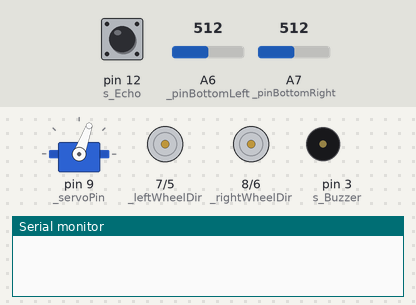
Bench run of a sketch on a simulated Arduino Nano, built with avr-gcc and run on an emulated ATmega328P. Parts: servo, direction and speed pins drawn as motors (green arrow = direction pin HIGH = forward, orange = LOW = backward, longer = more drive), buzzer (waves = sounding), the last lines printed to the serial monitor. The test bench sets the inputs (shaded band); at power-on: A6 (_pinBottomLeft) = 512, A7 (_pinBottomRight) = 512, pin 12 (s_Echo) LOW.

Above: at 1.2 s.
1.3 s: A6 (_pinBottomLeft) set to 490
At 7.2 s:
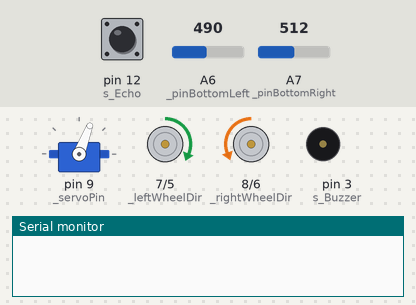
8.6 s: A7 (_pinBottomRight) set to 710
At 12.4 s:
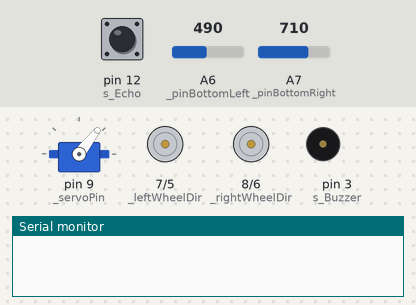
At 13.7 s:
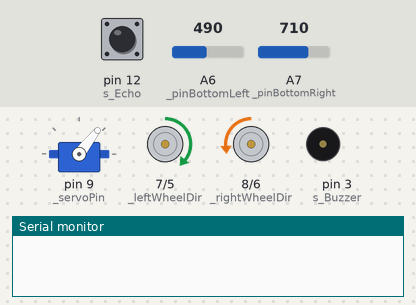
15.4 s: A6 (_pinBottomLeft) set to 900
At 18.8 s:
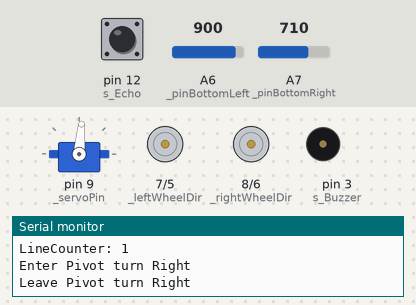
19.4 s: A7 (_pinBottomRight) set to 900
26.7 s: pin 12 (s_Echo) pulsed HIGH 5 times (0.12 s each, 0.3 s apart)
30.8 s: pin 12 (s_Echo) pulsed HIGH 2 times (0.12 s each, 0.3 s apart)
Timing chart, 0 to 40.9 s (numbered marks = the images above; inputs shaded):
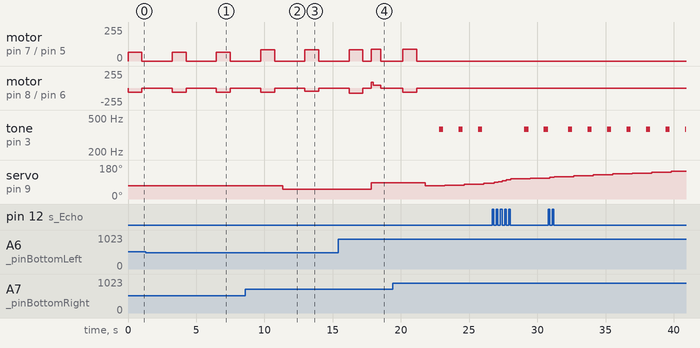

Measured:
- after the input at 1.3 s, servo on pin 9 (_servoPin): 70° → 69° after 3.6 s
- after the input at 8.6 s, servo on pin 9 (_servoPin): 69° → 52° after 2.7 s
- after the input at 15.4 s, servo on pin 9 (_servoPin): 52° → 85° after 2.4 s
- by itself, tone on pin 3 (s_Buzzer): alternates 370 Hz for 0.30 s and silent for 1.1 s

The sketch:

JellibiDemo.ino
```cpp
#include <Arduino.h>
#include "Drive.h"
#include "Define.h"
Drive _drive;

#include "ServoControl.h"
ServoControl _servoCon;

#include "SonalControl.h"
SonalControl _sonalCon;


#include <SimpleTimer.h>
SimpleTimer timer;


bool line = 0;
int cnt = 0;
bool InLine = 0;


void search(){
     _drive.Stop();
     _servoCon.ServoMove();
     InLine = 0;
}
void setup() {
  // put your setup code here, to run once:

  _drive.Init();
  _drive.InitSensor();
  _servoCon.Init();
  _sonalCon.Init();


  Serial.begin(9600);

}

void loop() {
  // put your main code here, to run repeatedly:

  _drive.Sensing();
  int angle = _drive.LineTrace();
  _servoCon.WRITE(angle);


  if(line && InLine){
    timer.run();
  }

 //시나리오
  int lineCnt = _drive.LineCounter();
  if(lineCnt == 1 && _drive.flag){  // 교차로 진입
    _drive.Stop();
    _drive.PivotTurnRight();
    _drive.flag = 0;
    line = 1;
    InLine = 1;
    timer.setTimeout(1100,search);

  }
  else if(lineCnt == 2 && _drive.flag){ // 빠져나옴
    _drive.Stop();
    _drive.PivotTurnRight();
    _drive.flag = 0;
    line = 0;
  }
   else if(lineCnt == 3 && _drive.flag){ // 교차로 지나감
    _drive.flag = 0;
    line = 0;
  }
   else if(lineCnt == 4 && _drive.flag){ // 교차로 진입
    _drive.Stop();
    _drive.PivotTurnRight();
    _drive.flag = 0;
    line = 1;
    InLine = 1;
    timer.setTimeout(1100,search);
  }
  else if(lineCnt == 5 && _drive.flag){ // 빠져나옴
    _drive.Stop();
    _drive.PivotTurnRight();
    _drive.flag = 0;
    line = 0;

  }
  else if(lineCnt == 6 && _drive.flag){ // 지나감, 초기화
    _drive.Stop();
    _drive.flag = 0;
    _drive.ResetLineCounter();
    line = 0;
  }

  if(_sonalCon.SonalRead() < 7){
   _drive.Stop();
   delay(600);
  }
}
```

Define.h
```cpp
#ifndef __DEFINE_H__
#define __DEFINE_H__
#include <Arduino.h>


#define SERVO_LEFT_ANGLE 20
#define SERVO_RIGHT_ANGLE 120
#define SERVO_MIDDLE_ANGLE 70

#define MAX_PWM 255
#define HIGH_PWM 120
#define LOW_PWM  60
#define MIN_PWM 0

#define NORMAL_DRIVE_SPEED 65

#define LINEDETECT_THRESHOLD_MIN 700
#define BLANKDETECT_THERSHOLD_MAX 500

#define TURN_INITIAL_WHEEL_SPEED 90
#define TURN_INSIDE_WHEEL_SPEED  40
#define TURN_OUTSIDE_WHEEL_SPEED 90

#define STEP_FORWARD_DURATION       250
#define STEP_BACKWARD_DURATION      500


static const uint8_t s_RightWheelPWM = 6;
static const uint8_t s_LeftWheelPWM = 5;
static const uint8_t s_RightWheelDir = 8;
static const uint8_t s_LeftWheelDir = 7;
static const uint8_t s_SensorBottomRight = A7;
static const uint8_t s_SensorBottomLeft = A6;
static const uint8_t s_Servo = 9;
static const uint8_t s_Trig  = 13;
static const uint8_t s_Echo  = 12;
static const uint8_t s_Buzzer = 3;


#endif//__DEFINE_H__
```

Drive.cpp
```cpp
#include "Drive.h"
#include <Arduino.h>
#include "Tone_note.h"
#include "Define.h"


void Drive::Init()
{
    pinMode(_rightWheelDir, OUTPUT);
    pinMode(_leftWheelDir, OUTPUT);
    pinMode(_rightWheelPwm, OUTPUT);
    pinMode(_leftWheelPwm, OUTPUT);
    pinMode(_pinBottomRight, INPUT);
    pinMode(_pinBottomLeft, INPUT);

}
void Drive::InitSensor()
{
    Stop();
    //_initLeftValue = GetLeft();
    //_initRightValue = GetRight();
    _centerValue = GetRight() - GetLeft();
}

void Drive::Sensing()
{
    _rightValue = GetRight();
    _leftValue = GetLeft();
}


void Drive::Forward()
{

    delay(10);
    digitalWrite(_leftWheelDir, 1);
    digitalWrite(_rightWheelDir, 0);
    delay(10);
    analogWrite(_leftWheelPwm, Speed);
    analogWrite(_rightWheelPwm, Speed);
}

void Drive::Backward()
{
    Serial.println(__FUNCTION__);

    delay(10);
    digitalWrite(_leftWheelDir, 0);
    digitalWrite(_rightWheelDir, 1);
    delay(10);
    analogWrite(_leftWheelPwm, Speed);
    analogWrite(_rightWheelPwm, Speed);
}
void Drive::Stop()
{
    analogWrite(_leftWheelPwm, 0);
    analogWrite(_rightWheelPwm, 0);
}

void Drive::PivotTurnLeft()
{
    if (Serial) Serial.println("Enter Pivot turn Left");
    analogWrite( _leftWheelPwm, 0);
    analogWrite( _rightWheelPwm, 0);
    delay(10);
    digitalWrite(_leftWheelDir, 0);
    digitalWrite(_rightWheelDir, 0);
    delay(10);
    analogWrite( _leftWheelPwm, _turnHighSpeed);
    analogWrite( _rightWheelPwm, _turnHighSpeed);
    delay(120);
    analogWrite( _leftWheelPwm, _turnLowSpeed);
    analogWrite( _rightWheelPwm, _turnSpeed);
    delay(400);
    analogWrite( _leftWheelPwm, 0);
    analogWrite( _rightWheelPwm, 0);

    if (Serial) Serial.println("Leave Pivot turn Left");
}

// Half Pivot Turn for JellibiAGV
void Drive::PivotTurnRight()
{
    if (Serial) Serial.println("Enter Pivot turn Right");
    analogWrite( _leftWheelPwm, 0);
    analogWrite( _rightWheelPwm, 0);
    delay(10);
    digitalWrite(_leftWheelDir, 1);
    digitalWrite(_rightWheelDir, 1);
    delay(10);
    analogWrite( _rightWheelPwm, _turnHighSpeed);
    analogWrite( _leftWheelPwm, _turnHighSpeed);
    delay(120);
    analogWrite( _rightWheelPwm, _turnLowSpeed);
    analogWrite( _leftWheelPwm, _turnSpeed);
    delay(570);
    analogWrite( _leftWheelPwm, 0);
    analogWrite( _rightWheelPwm, 0);
    if (Serial) Serial.println("Leave Pivot turn Right");
}


void Drive::AlarmBeep()
{
    tone(s_Buzzer, NOTE_FS4,300);
    delay(300);
}
int Drive::LineTrace()
{
    int16_t turnSpeed = ((_rightValue-_leftValue) - _centerValue)/12;
    int16_t leftSpeed = Speed + turnSpeed;
    int16_t rightSpeed = Speed - turnSpeed;

    digitalWrite( _leftWheelDir, (leftSpeed > 0)?1:0);
    digitalWrite( _rightWheelDir, (rightSpeed > 0)?0:1);
    analogWrite( _leftWheelPwm, round(abs(leftSpeed)));
    analogWrite( _rightWheelPwm, round(abs(rightSpeed)));

    int servoAngle = SERVO_MIDDLE_ANGLE - turnSpeed;
    if(servoAngle>120) servoAngle = SERVO_RIGHT_ANGLE;
    else if(servoAngle<20) servoAngle = SERVO_LEFT_ANGLE;

    if(_sonalCon.SonalRead() < 7){
      Stop();
      delay(600);
    }
    return servoAngle;

}
uint16_t Drive::LineCounter() //사용안함
{

    static uint8_t bSignalHigh = 0;
    if (_rightValue > LINEDETECT_THRESHOLD_MIN && _leftValue > LINEDETECT_THRESHOLD_MIN) {
        if (bSignalHigh==0) {
            _nLineCounter++;
            flag = 1;
            Serial.println(String("LineCounter: ") + String(_nLineCounter));
            bSignalHigh = 1;
        }
    } else if (_rightValue < BLANKDETECT_THERSHOLD_MAX && _leftValue < BLANKDETECT_THERSHOLD_MAX) {
        if (bSignalHigh) {
            bSignalHigh = 0;
        }
    }
    return _nLineCounter;
}

void Drive::ResetLineCounter()
{
    _nLineCounter = 0;
}


int16_t Drive::GetLeft()
{
    return analogRead(_pinBottomLeft);
}

int16_t Drive::GetRight()
{
    return analogRead(_pinBottomRight);
}
```

Drive.h
```cpp
#ifndef __DRIVE_H__
#define __DRIVE_H__
#include <Arduino.h>

#include "Define.h"
#include "SonalControl.h"


class Drive
{
private:
    uint8_t _rightWheelPwm;
    uint8_t _rightWheelDir;
    uint8_t _leftWheelPwm;
    uint8_t _leftWheelDir;
    uint8_t _pinBottomRight;
    uint8_t _pinBottomLeft;

    int16_t  _rightValue;
    int16_t  _leftValue;
    int16_t  _centerValue;


    uint16_t _nLineCounter;

    const int _turnLowSpeed = TURN_INSIDE_WHEEL_SPEED;
    const int _turnSpeed = TURN_OUTSIDE_WHEEL_SPEED;
    const int _turnHighSpeed = TURN_INITIAL_WHEEL_SPEED;

public:

   Drive(){
     _rightWheelPwm = s_RightWheelPWM;
     _rightWheelDir = s_RightWheelDir;
     _leftWheelPwm = s_LeftWheelPWM;
     _leftWheelDir = s_LeftWheelDir;
     _pinBottomRight = s_SensorBottomRight;
     _pinBottomLeft = s_SensorBottomLeft;
     _nLineCounter = 0;
   }


   int Speed = NORMAL_DRIVE_SPEED;
   bool flag = 0;
   SonalControl _sonalCon;

   void Init();
   void InitSensor();
   void Sensing();

   void Forward();
   void Backward();
   void Stop();

   void PivotTurnLeft();
   void PivotTurnRight();

   int LineTrace();
   uint16_t LineCounter();
   void ResetLineCounter();
   void AlarmBeep();

   int16_t GetLeft();
   int16_t GetRight();

};

#endif//__DRIVE_H__
```

ServoControl.cpp
```cpp
#include "ServoControl.h"
#include <Arduino.h>
#include "Tone_note.h"

void ServoControl::Init(){
   _servo.attach(_servoPin);
   _servo.write(SERVO_MIDDLE_ANGLE);
}
void ServoControl::AlarmBeep()
{
    tone(s_Buzzer, NOTE_FS4,300);
    delay(300);
}
bool ServoControl::ServoMove(){
   bool InReturn = 0;
   _drive.Speed = 50;
   for ( int i =0; i < MOVE_STEP; i++) {
        int angle = map(i, 0, MOVE_STEP, SERVO_MIDDLE_ANGLE, 160);
        _servo.write(angle);
        if(_sonalCon.SonalRead() < 20){
         AlarmBeep();
         delay(100);
         InReturn = 1;
        }
        delay(10);
   }

   for ( int i =0; i < MOVE_STEP; i++) {
        int angle = map(i, 0, MOVE_STEP, 160, SERVO_MIDDLE_ANGLE);
        _servo.write(angle);
        if(_sonalCon.SonalRead() < 20){
         AlarmBeep();
         delay(100);
         InReturn = 1;
        }
        delay(10);
   }

  _drive.Speed = 65;
  return InReturn;
}

void ServoControl::WRITE(int n){
  _servo.write(n);
}
```

ServoControl.h
```cpp
#ifndef __SERVOCONTROL_H__
#define __SERVOCONTROL_H__
#include <Arduino.h>
#include <Servo.h>
#include "Define.h"
#include "SonalControl.h"
#include "Drive.h"


class ServoControl
{
private:
    const int MOVE_STEP = 20;
    uint8_t _servoPin;
public:
    ServoControl(){
      _servoPin = s_Servo;
    }
    Servo _servo;
    void Init();
    bool ServoMove();
    void AlarmBeep();
    void WRITE(int n);
    SonalControl _sonalCon;
    Drive _drive;

};

#endif//__SERVOCONTROL_H__
```

SonalControl.cpp
```cpp
#include "SonalControl.h"


void SonalControl::Init(){
  pinMode(_trigPin,OUTPUT);
  pinMode(_echoPin,INPUT);
}

float SonalControl::SonalRead(){

  float duration, distance;

  // 초음파를 보낸다. 다 보내면 echo가 HIGH 상태로 대기하게 된다.
  digitalWrite(_trigPin, HIGH);
  delay(10);
  digitalWrite(_trigPin, LOW);

  // echoPin 이 HIGH를 유지한 시간을 저장 한다.
  duration = pulseIn(_echoPin, HIGH);
  // HIGH 였을 때 시간(초음파가 보냈다가 다시 들어온 시간)을 가지고 거리를 계산 한다.
  distance = ((float)(340 * duration) / 10000) / 2;

  //Serial.print(distance);
  //Serial.println("cm");
  // 수정한 값을 출력
  delay(10);
  return distance;

}
```

SonalControl.h
```cpp
#ifndef __SONALCONTROL_H__
#define __SONALCONTROL_H__
#include <Arduino.h>

#include "Define.h"

class SonalControl
{
private:
    uint8_t _trigPin;
    uint8_t _echoPin;
public:
    SonalControl(){
      _trigPin = s_Trig;
      _echoPin = s_Echo;
    }
    void Init();
    float SonalRead();

};

#endif//__SERVOCONTROL_H__
```

Tone_note.h
```cpp
#ifndef __TONE_NOTE_H__
#define __TONE_NOTE_H__

/** COPY FROM
 *  https://www.arduino.cc/en/Tutorial/ToneMelody?from=Tutorial.Tone
 */
/*************************************************
 * Public Constants
 *************************************************/

#define NOTE_B0  31
#define NOTE_C1  33
#define NOTE_CS1 35
#define NOTE_D1  37
#define NOTE_DS1 39
#define NOTE_E1  41
#define NOTE_F1  44
#define NOTE_FS1 46
#define NOTE_G1  49
#define NOTE_GS1 52
#define NOTE_A1  55
#define NOTE_AS1 58
#define NOTE_B1  62
#define NOTE_C2  65
#define NOTE_CS2 69
#define NOTE_D2  73
#define NOTE_DS2 78
#define NOTE_E2  82
#define NOTE_F2  87
#define NOTE_FS2 93
#define NOTE_G2  98
#define NOTE_GS2 104
#define NOTE_A2  110
#define NOTE_AS2 117
#define NOTE_B2  123
#define NOTE_C3  131
#define NOTE_CS3 139
#define NOTE_D3  147
#define NOTE_DS3 156
#define NOTE_E3  165
#define NOTE_F3  175
#define NOTE_FS3 185
#define NOTE_G3  196
#define NOTE_GS3 208
#define NOTE_A3  220
#define NOTE_AS3 233
#define NOTE_B3  247
#define NOTE_C4  262
#define NOTE_CS4 277
#define NOTE_D4  294
#define NOTE_DS4 311
#define NOTE_E4  330
#define NOTE_F4  349
#define NOTE_FS4 370
#define NOTE_G4  392
#define NOTE_GS4 415
#define NOTE_A4  440
#define NOTE_AS4 466
#define NOTE_B4  494
#define NOTE_C5  523
#define NOTE_CS5 554
#define NOTE_D5  587
#define NOTE_DS5 622
#define NOTE_E5  659
#define NOTE_F5  698
#define NOTE_FS5 740
#define NOTE_G5  784
#define NOTE_GS5 831
#define NOTE_A5  880
#define NOTE_AS5 932
#define NOTE_B5  988
#define NOTE_C6  1047
#define NOTE_CS6 1109
#define NOTE_D6  1175
#define NOTE_DS6 1245
#define NOTE_E6  1319
#define NOTE_F6  1397
#define NOTE_FS6 1480
#define NOTE_G6  1568
#define NOTE_GS6 1661
#define NOTE_A6  1760
#define NOTE_AS6 1865
#define NOTE_B6  1976
#define NOTE_C7  2093
#define NOTE_CS7 2217
#define NOTE_D7  2349
#define NOTE_DS7 2489
#define NOTE_E7  2637
#define NOTE_F7  2794
#define NOTE_FS7 2960
#define NOTE_G7  3136
#define NOTE_GS7 3322
#define NOTE_A7  3520
#define NOTE_AS7 3729
#define NOTE_B7  3951
#define NOTE_C8  4186
#define NOTE_CS8 4435
#define NOTE_D8  4699
#define NOTE_DS8 4978
#endif//__TONE_NOTE_H__
```
